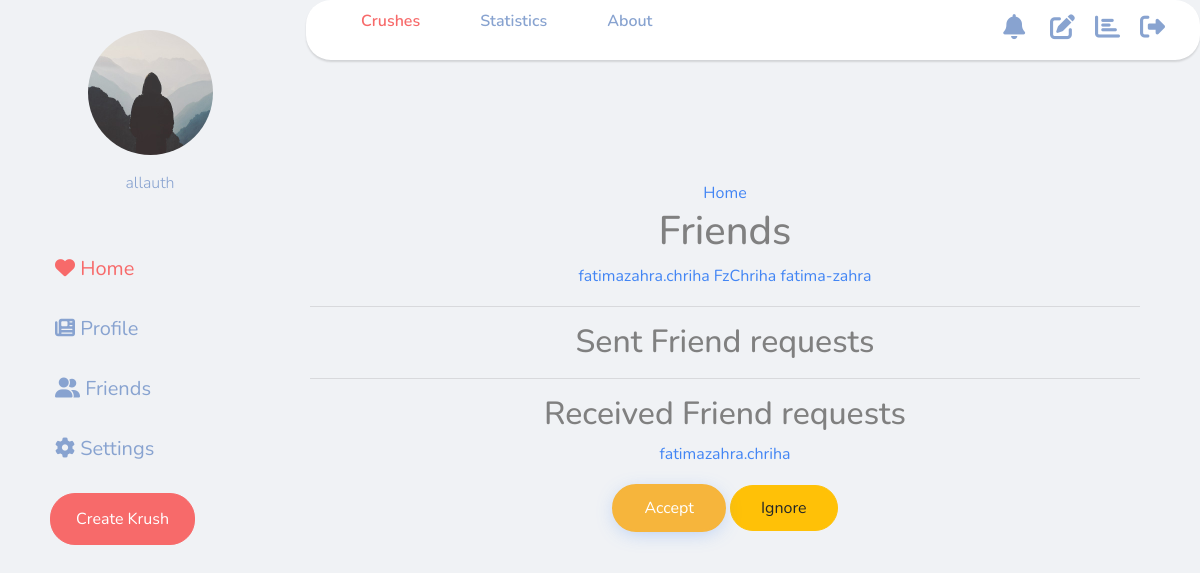
Screenshot of /profile (signed in) with the database file from the repository.
### users/models.py (models this page shows, shortened)
class Profile(models.Model):
    user = models.OneToOneField(settings.AUTH_USER_MODEL, on_delete=models.CASCADE,)
    image = models.ImageField(default='default.jpg', upload_to='profile_pics')
    friends = models.ManyToManyField("Profile", blank=True)

class FriendRequest(models.Model):
    to_user = models.ForeignKey(settings.AUTH_USER_MODEL, related_name='to_user', on_delete=models.CASCADE,)
    from_user = models.ForeignKey(settings.AUTH_USER_MODEL, related_name='from_user', on_delete=models.CASCADE,)
    timestamp = models.DateTimeField(auto_now_add=True) # set when created

### users/views.py (the view)
# urls.py: re_path(r'^profile$', profile, name='profile'),
def profile(request):
    p = Profile.objects.filter(user=request.user).first()
    u = p.user
    sent_friend_requests = FriendRequest.objects.filter(from_user=request.user)
    rec_friend_requests = FriendRequest.objects.filter(to_user=request.user)
    friends = p.friends.all()
    button_status = 'none'
    if p not in request.user.profile.friends.all():
        button_status = 'not_friend'
        if len(FriendRequest.objects.filter(
            from_user=request.user).filter(to_user=p.user)) == 1:
                button_status = 'friend_request_sent'
    context = {
        'u': u,
        'button_status': button_status,
        'friends_list': friends,
        'sent_friend_requests': sent_friend_requests,
        'rec_friend_requests': rec_friend_requests
    }
    return render(request, "users/profile.html", context)

### users/templates/users/profile.html (shortened to what this page needs)
{% extends "posts/base.html" %}
{% load crispy_forms_tags %}
{% block content %}
    <div class="container">
        <div class="container text-center">
            <span><a href="/crush">Home</a></span>
            {% if request.user == u %}
                <h1>Friends</h1>
                {% for friend in friends_list %}
                    <a href="{{ friend.user.profile.get_absolute_url }}">{{ friend.user.username }}</a>
                {% endfor %}
                <hr>
                <h2>Sent Friend requests</h2>
                <hr>
                <h2>Received Friend requests</h2>
                {% for r_request in rec_friend_requests %}
                    <p><a href="{{ r_request.from_user.profile.get_absolute_url }}">{{ r_request.from_user.username }}</a></p>
                    <small><a class='btn btn-primary' href="/friends/friend-request/accept/{{ r_request.from_user.id }}">Accept</a></small>
                    <small><a class='btn btn-warning' href="/friends/friend-request/delete/{{ r_request.from_user.id }}">Ignore</a></small>
                {% endfor %}
            {% endif %}
            </div>
    </div>
{% endblock content %}

### posts/templates/posts/base.html (shortened to what this page needs)
{% load static %}
<!DOCTYPE html>
<html lang="en">
<head>
  <link rel="stylesheet" type="text/css" href="https://stackpath.bootstrapcdn.com/bootstrap/4.5.0/css/bootstrap.min.css">
  <link rel="stylesheet" href="https://cdnjs.cloudflare.com/ajax/libs/jqueryui/1.12.1/jquery-ui.min.css">
  <link rel="stylesheet" href="{% static 'css/main.css' %}">
  <link rel="stylesheet" type="text/css" href="{% static 'css/tagsinput.css'%}">
  <link rel="stylesheet" type="text/css" href="{% static 'css/feed.css'%}">
  <link rel="stylesheet" type="text/css" href="{% static 'css/notifications.css' %}">
</head>
<body translate="no">
    <div class="wrapper">
        <div class="sidebar">
            <div class="sidebar__inner">
                <div class="profile_info">
                <div class="profile_img">
                <img class="rounded-circle" src="{{ user.profile.image.url }}" alt="profile_img">
                </div>
                <div class="profile_data">
                <p class="role">{{ user.username }}</p>
                </div>
                </div>
                    <ul class="siderbar_menu">
                        <li><a href="{% url 'crushes:crush' %}" class="active">
                        <div class="title"><i class="fas fa-heart"></i> Home</div>
                        </a></li>
                        <li><a href="{% url 'users:profile' %}">
                        <div class="title"><i class="fas fa-newspaper"></i> Profile</div>
                        </a></li>
                        <li><a href="{% url 'users:users_list' %}">
                        <div class="title"><i class="fas fa-user-friends"></i> Friends</div>
                        </a></li>
                        <li><a href="#">
                        <div class="title"><i class="fas fa-cog"></i> Settings</div>
                        </a></li>
                    </ul>
                    <div><a href="{% url 'crushes:create-crush' %}" class="btn">Create Krush</a></div>
            </div>
        </div>
        <div class="main_container">
            <div class="top_navbar">
                <ul class="menu">
                    <li><a href="{% url 'crushes:crush' %}" class="active">Crushes</a></li>
                    <li><a href="{% url 'crushes:statistics' %}">Statistics</a></li>
                    <li><a href="#">About</a></li>
                </ul>
                <ul class="right_bar">
                    <div class="notifications">
                        <div class="icon_wrap"><i class="fas fa-bell"></i></div>
                    </div>
                    <li><a href="{% url 'crushes:create-crush' %}"><i class="fas fa-edit"></i></a></li>
                    <li><a href="{% url 'crushes:statistics' %}"><i class="fas fa-chart-bar"></i></a></li>
                    <li><a href="{% url 'logout' %}"><i class="fas fa-sign-out-alt"></i></a></li>
                </ul>
            </div>
            {% block content %}{% endblock content %}
</body>
</html>

### static/css/main.css (style rules this page uses)
body { line-height: 1.7; color: gray; font-weight: 400; font-size: 1rem; }
a { -webkit-transition: .3s all ease; -o-transition: .3s all ease; transition: .3s all ease; }
h1, h2, h3, h4, h5, .h1, .h2, .h3, .h4, .h5 { font-family: "Nunito", -apple-system, BlinkMacSystemFont, "Segoe UI", Roboto, "Helvetica Neue", Arial, sans-serif, "Apple Color Emoji", "Segoe UI Emoji", "Segoe UI Symbol", "Noto Color Emoji"; }
.btn { font-size: 16px; border-radius: 30px; padding: 10px 30px; }
.btn.btn-primary { border-width: 2px; background: #f6b53c; border-color: #f6b53c; color: #fff; position: relative; top: 0; -webkit-transition: .3s all ease; -o-transition: .3s all ease; transition: .3s all ease; -webkit-box-shadow: 0 4px 20px -5px rgba(66, 133, 244, 0.4); box-shadow: 0 4px 20px -5px rgba(66, 133, 244, 0.4); }

### static/css/feed.css (style rules this page uses)
* { margin: 0; padding: 0; box-sizing: border-box; text-decoration: none; list-style: none; }
body { background: #f0f2f5; font-family: "Nunito", -apple-system, BlinkMacSystemFont, "Segoe UI", Roboto, "Helvetica Neue", Arial, sans-serif, "Apple Color Emoji", "Segoe UI Emoji", "Segoe UI Symbol", "Noto Color Emoji"; }
a { color: #4285f4; }
.wrapper { display: flex; width: 100%; }
.wrapper .sidebar { position: relative; }
.wrapper .sidebar__inner { width: 250px; position: fixed; top: 0; left: 25px; height: 100%; background: #f0f2f5; z-index: 999; transition: all 0.3s ease; }
.wrapper .main_container { margin-left: 250px; width: calc(100% - 250px); transition: all 0.3s ease; }
.wrapper .sidebar__inner .profile_info { padding: 30px 50px; text-align: center; }
.wrapper .sidebar__inner .profile_info .profile_img { width: 125px; margin: 0 auto 15px; }
.wrapper .sidebar__inner .profile_info .profile_img img { width: 100%; display: block; }
.wrapper .sidebar__inner .profile_info .profile_data .role { font-weight: 300; color: #88a3d0; margin-bottom: 15px; }
.wrapper .sidebar__inner .btn { margin: 0 25px; padding: 13px 25px; border-radius: 25px; background: #f76a6a; border: 1px solid #f76a6a; color: #fff; cursor: pointer; }
.wrapper .sidebar__inner .siderbar_menu li a { padding: 10px 30px; display: block; height: 55px; position: relative; margin-bottom: 5px; width: 70%; font-size: 20px; color: #88a3d0; }
.wrapper .sidebar__inner .siderbar_menu li a.active { color: #f76a6a; }
.wrapper .sidebar__inner .siderbar_menu li a:hover:before, .wrapper .sidebar__inner .siderbar_menu li a.active:before { display: block; }
.wrapper .main_container .top_navbar { width: calc(100% - 306px); height: 60px; background: #fff; display: flex; justify-content: space-between; padding: 15px 25px; position: fixed; top: 0; left: 306px; border-radius: 25px; box-shadow: 0 2px 2px rgba(0, 0, 0, 0.125); transition: all 0.3s ease; }
.wrapper .main_container .top_navbar .menu { display: flex; align-items: center; }
.wrapper .main_container .top_navbar .menu li a { margin: 0 15px; padding: 0 15px; position: relative; color: #88a3d0; font-weight: 600; text-align: center; }
.wrapper .main_container .top_navbar .menu li a.active, .wrapper .main_container .top_navbar .menu li a:hover { color: #f76a6a; }
.wrapper .main_container .top_navbar .menu li a:hover:before, .wrapper .main_container .top_navbar .menu li a.active:before { display: block; }
.wrapper .main_container .top_navbar .right_bar { display: flex; align-item: center; }
.wrapper .main_container .top_navbar .right_bar li { margin: 0 10px; }
.wrapper .main_container .top_navbar .right_bar .fas { font-size: 25px; cursor: pointer; color: #88a3d0; }
.wrapper .main_container .container { padding: 30px; margin-top: 60px; }

### static/css/notifications.css (style rules this page uses)
.notifications { margin-right: 15px; }
.notifications { position: relative; }

### rows the page displays
Profile: user.username "fatimazahra.chriha"
Profile: user.username "FzChriha"
Profile: user.username "fatima-zahra"
FriendRequest: from_user.username "fatimazahra.chriha"

### other values shown
{{ user.username }} "allauth"
